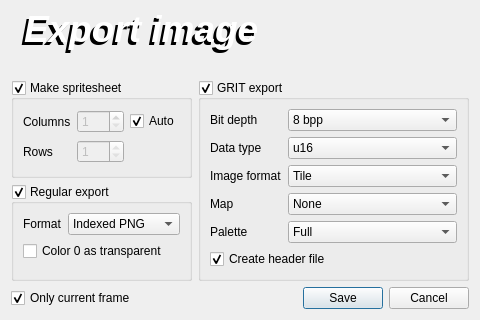
<?xml version="1.0" encoding="UTF-8"?>
<ui version="4.0">
 <class>ExportDialog</class>
 <widget class="QDialog" name="ExportDialog">
  <property name="geometry">
   <rect>
    <x>0</x>
    <y>0</y>
    <width>480</width>
    <height>320</height>
   </rect>
  </property>
  <property name="minimumSize">
   <size>
    <width>480</width>
    <height>320</height>
   </size>
  </property>
  <property name="maximumSize">
   <size>
    <width>480</width>
    <height>320</height>
   </size>
  </property>
  <property name="windowTitle">
   <string>Export to image or source file...</string>
  </property>
  <layout class="QGridLayout" name="gridLayout_2">
   <item row="1" column="0">
    <widget class="QGroupBox" name="grpSpritesheetSettings">
     <property name="toolTip">
      <string>Uncheck to export each frame on its own</string>
     </property>
     <property name="title">
      <string>Make spritesheet</string>
     </property>
     <property name="checkable">
      <bool>true</bool>
     </property>
     <property name="checked">
      <bool>true</bool>
     </property>
     <layout class="QGridLayout" name="gridLayout">
      <item row="0" column="1">
       <widget class="QSpinBox" name="spbColumns">
        <property name="enabled">
         <bool>false</bool>
        </property>
        <property name="minimum">
         <number>1</number>
        </property>
        <property name="maximum">
         <number>256</number>
        </property>
        <property name="value">
         <number>1</number>
        </property>
       </widget>
      </item>
      <item row="2" column="1">
       <widget class="QSpinBox" name="spbRows">
        <property name="enabled">
         <bool>false</bool>
        </property>
        <property name="readOnly">
         <bool>true</bool>
        </property>
        <property name="minimum">
         <number>1</number>
        </property>
        <property name="maximum">
         <number>256</number>
        </property>
        <property name="value">
         <number>1</number>
        </property>
       </widget>
      </item>
      <item row="2" column="0">
       <widget class="QLabel" name="label_8">
        <property name="text">
         <string>Rows</string>
        </property>
       </widget>
      </item>
      <item row="0" column="0">
       <widget class="QLabel" name="label_2">
        <property name="text">
         <string>Columns</string>
        </property>
       </widget>
      </item>
      <item row="0" column="2">
       <widget class="QCheckBox" name="chkAutoColumns">
        <property name="text">
         <string>Auto</string>
        </property>
        <property name="checked">
         <bool>true</bool>
        </property>
       </widget>
      </item>
     </layout>
    </widget>
   </item>
   <item row="1" column="1" rowspan="2">
    <widget class="QGroupBox" name="grpGritExport">
     <property name="title">
      <string>GRIT export</string>
     </property>
     <property name="checkable">
      <bool>true</bool>
     </property>
     <property name="checked">
      <bool>true</bool>
     </property>
     <layout class="QFormLayout" name="formLayout_2">
      <item row="0" column="0">
       <widget class="QLabel" name="label_3">
        <property name="text">
         <string>Bit depth</string>
        </property>
       </widget>
      </item>
      <item row="0" column="1">
       <widget class="QComboBox" name="cmbBitDepth">
        <property name="currentIndex">
         <number>1</number>
        </property>
        <item>
         <property name="text">
          <string>16 bpp</string>
         </property>
        </item>
        <item>
         <property name="text">
          <string>8 bpp</string>
         </property>
        </item>
        <item>
         <property name="text">
          <string>4 bpp</string>
         </property>
        </item>
       </widget>
      </item>
      <item row="1" column="0">
       <widget class="QLabel" name="label_4">
        <property name="text">
         <string>Data type</string>
        </property>
       </widget>
      </item>
      <item row="1" column="1">
       <widget class="QComboBox" name="cmbDataType">
        <property name="currentIndex">
         <number>1</number>
        </property>
        <item>
         <property name="text">
          <string>u32</string>
         </property>
        </item>
        <item>
         <property name="text">
          <string>u16</string>
         </property>
        </item>
        <item>
         <property name="text">
          <string>u8</string>
         </property>
        </item>
       </widget>
      </item>
      <item row="2" column="0">
       <widget class="QLabel" name="label_5">
        <property name="text">
         <string>Image format</string>
        </property>
       </widget>
      </item>
      <item row="2" column="1">
       <widget class="QComboBox" name="cmbImageFormat">
        <item>
         <property name="text">
          <string>Tile</string>
         </property>
        </item>
        <item>
         <property name="text">
          <string>bitmap</string>
         </property>
        </item>
       </widget>
      </item>
      <item row="3" column="0">
       <widget class="QLabel" name="label_6">
        <property name="text">
         <string>Map</string>
        </property>
       </widget>
      </item>
      <item row="3" column="1">
       <widget class="QComboBox" name="cmbMapFormat">
        <item>
         <property name="text">
          <string>None</string>
         </property>
        </item>
        <item>
         <property name="text">
          <string>Normal reduced</string>
         </property>
        </item>
        <item>
         <property name="text">
          <string>Normal full</string>
         </property>
        </item>
        <item>
         <property name="text">
          <string>Affine reduced</string>
         </property>
        </item>
        <item>
         <property name="text">
          <string>Affine full</string>
         </property>
        </item>
       </widget>
      </item>
      <item row="4" column="0">
       <widget class="QLabel" name="label_7">
        <property name="text">
         <string>Palette</string>
        </property>
       </widget>
      </item>
      <item row="4" column="1">
       <widget class="QComboBox" name="cmbPalette">
        <property name="currentIndex">
         <number>2</number>
        </property>
        <item>
         <property name="text">
          <string>None</string>
         </property>
        </item>
        <item>
         <property name="text">
          <string>Selected area</string>
         </property>
        </item>
        <item>
         <property name="text">
          <string>Full</string>
         </property>
        </item>
       </widget>
      </item>
      <item row="5" column="0" colspan="2">
       <widget class="QCheckBox" name="chkCreateHeader">
        <property name="text">
         <string>Create header file</string>
        </property>
        <property name="checked">
         <bool>true</bool>
        </property>
       </widget>
      </item>
     </layout>
    </widget>
   </item>
   <item row="2" column="0">
    <widget class="QGroupBox" name="grpBitmapExport">
     <property name="title">
      <string>Regular export</string>
     </property>
     <property name="checkable">
      <bool>true</bool>
     </property>
     <property name="checked">
      <bool>true</bool>
     </property>
     <layout class="QFormLayout" name="formLayout">
      <item row="0" column="0">
       <widget class="QLabel" name="label">
        <property name="text">
         <string>Format</string>
        </property>
       </widget>
      </item>
      <item row="0" column="1">
       <widget class="QComboBox" name="cmbRegularFormat">
        <item>
         <property name="text">
          <string>Indexed PNG</string>
         </property>
        </item>
        <item>
         <property name="text">
          <string>Indexed BMP</string>
         </property>
        </item>
        <item>
         <property name="text">
          <string>RGB PNG</string>
         </property>
        </item>
        <item>
         <property name="text">
          <string>RGB BMP</string>
         </property>
        </item>
       </widget>
      </item>
      <item row="1" column="0" colspan="2">
       <widget class="QCheckBox" name="chk0ColorTrans">
        <property name="text">
         <string>Color 0 as transparent</string>
        </property>
       </widget>
      </item>
     </layout>
    </widget>
   </item>
   <item row="3" column="0">
    <widget class="QCheckBox" name="chkCurrentFrameOnly">
     <property name="text">
      <string>Only current frame</string>
     </property>
     <property name="checked">
      <bool>true</bool>
     </property>
    </widget>
   </item>
   <item row="3" column="1">
    <widget class="QDialogButtonBox" name="buttonBox">
     <property name="orientation">
      <enum>Qt::Orientation::Horizontal</enum>
     </property>
     <property name="standardButtons">
      <set>QDialogButtonBox::StandardButton::Cancel|QDialogButtonBox::StandardButton::Save</set>
     </property>
    </widget>
   </item>
   <item row="0" column="0" colspan="2">
    <widget class="QWidget" name="widget" native="true">
     <widget class="QLabel" name="label1">
      <property name="geometry">
       <rect>
        <x>13</x>
        <y>-13</y>
        <width>371</width>
        <height>61</height>
       </rect>
      </property>
      <property name="palette">
       <palette>
        <active>
         <colorrole role="WindowText">
          <brush brushstyle="SolidPattern">
           <color alpha="255">
            <red>255</red>
            <green>255</green>
            <blue>255</blue>
           </color>
          </brush>
         </colorrole>
        </active>
        <inactive>
         <colorrole role="WindowText">
          <brush brushstyle="SolidPattern">
           <color alpha="255">
            <red>255</red>
            <green>255</green>
            <blue>255</blue>
           </color>
          </brush>
         </colorrole>
        </inactive>
        <disabled/>
       </palette>
      </property>
      <property name="font">
       <font>
        <pointsize>28</pointsize>
        <italic>true</italic>
        <bold>true</bold>
       </font>
      </property>
      <property name="text">
       <string>Export image</string>
      </property>
     </widget>
     <widget class="QLabel" name="label1_shadow">
      <property name="geometry">
       <rect>
        <x>10</x>
        <y>-10</y>
        <width>370</width>
        <height>61</height>
       </rect>
      </property>
      <property name="palette">
       <palette>
        <active>
         <colorrole role="WindowText">
          <brush brushstyle="SolidPattern">
           <color alpha="255">
            <red>0</red>
            <green>0</green>
            <blue>0</blue>
           </color>
          </brush>
         </colorrole>
        </active>
        <inactive>
         <colorrole role="WindowText">
          <brush brushstyle="SolidPattern">
           <color alpha="255">
            <red>0</red>
            <green>0</green>
            <blue>0</blue>
           </color>
          </brush>
         </colorrole>
        </inactive>
        <disabled/>
       </palette>
      </property>
      <property name="font">
       <font>
        <pointsize>28</pointsize>
        <italic>true</italic>
        <bold>true</bold>
       </font>
      </property>
      <property name="text">
       <string>Export image</string>
      </property>
     </widget>
     <zorder>label1_shadow</zorder>
     <zorder>label1</zorder>
    </widget>
   </item>
  </layout>
 </widget>
 <resources/>
 <connections>
  <connection>
   <sender>buttonBox</sender>
   <signal>accepted()</signal>
   <receiver>ExportDialog</receiver>
   <slot>accept()</slot>
   <hints>
    <hint type="sourcelabel">
     <x>248</x>
     <y>254</y>
    </hint>
    <hint type="destinationlabel">
     <x>157</x>
     <y>274</y>
    </hint>
   </hints>
  </connection>
  <connection>
   <sender>buttonBox</sender>
   <signal>rejected()</signal>
   <receiver>ExportDialog</receiver>
   <slot>reject()</slot>
   <hints>
    <hint type="sourcelabel">
     <x>316</x>
     <y>260</y>
    </hint>
    <hint type="destinationlabel">
     <x>286</x>
     <y>274</y>
    </hint>
   </hints>
  </connection>
 </connections>
</ui>
